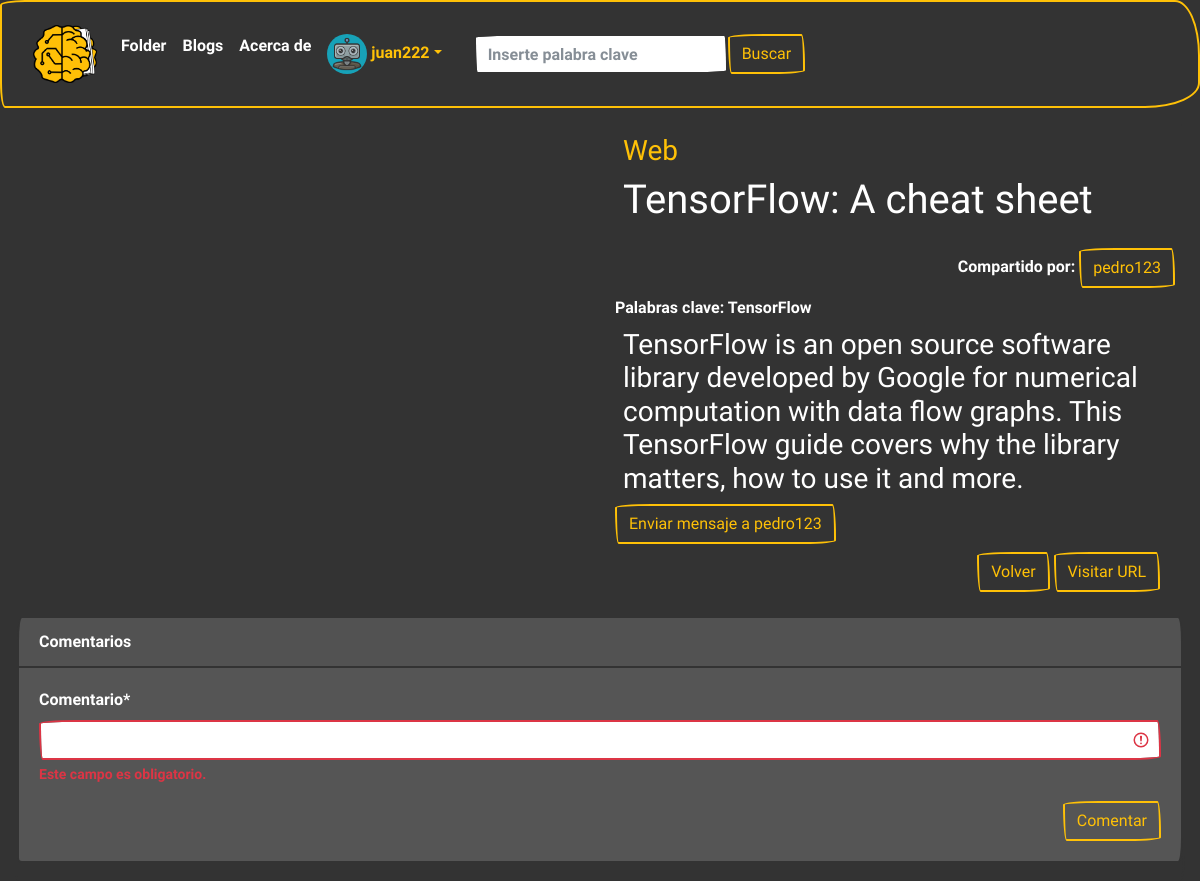
The page /detail_fav/4/ (signed in) on the database its author committed.
### accounts/models.py (models this page shows, shortened)
class Profile(models.Model):
    user = models.OneToOneField(
        User, on_delete=models.CASCADE, related_name='profile')
    image = models.ImageField(
        upload_to='users', default='users/robot_avatar.png', null=True, blank=True)
    location = models.CharField(max_length=100, null=True, blank=True)
    bio = models.TextField(max_length=300, null=True, blank=True)
    interests = models.ManyToManyField(
        Interest, verbose_name='Intereses')
    class Meta:
        verbose_name = 'Perfil'
        verbose_name_plural = 'Perfiles'
        ordering = ['-id']

### folder/models.py (models this page shows)
class Fav(models.Model):
    nombre = models.CharField(max_length=100)
    tipo = models.CharField(
        max_length=20,
        choices=OPCIONES_TIPOS,
        default='Aplicacion'
    )
    descripcion = models.TextField(max_length=1000, default="")
    claves = models.CharField(max_length=100)
    url = models.URLField(max_length=250)
    user = models.ForeignKey(User, on_delete=models.CASCADE)
    imagen = models.URLField(max_length=250, default="")
    def __str__(self):
        return f'{self.nombre}'

### folder/views.py (the view, shortened to what this page needs)
# urls.py: path('detail_fav/<int:fav_id>/', views.detail_fav, name='detail_fav'),
def detail_fav(request, fav_id):
    if request.method == 'GET':
        try:
            fav = get_object_or_404(Fav, id=fav_id)  # ok
            print(fav)
            commentform = CommentForm(request.GET, instance=fav)
            comments_fav = Comments.objects.filter(fav_id=fav_id)
            print(comments_fav)
            return render(request, 'detail_fav.html', {'fav': fav, 'form': commentform, 'comentarios': comments_fav})
        except:
            return render(request, 'detail_fav.html', {'fav': fav, 'form': commentform, 'comments': comments_fav, 'error': 'Error actualizando la tarea'})

### folder/forms.py
class CommentForm(ModelForm):
    class Meta:
        model = Comments
        fields = ['comentario']

### templates/detail_fav.html (shortened to what this page needs)
{% extends "base.html" %}
{% load crispy_forms_tags %}
{% load static %}
{% block contenido %}
<div class="container-fluid">
    <div class="card bg-primary text-white">
        <div class="row bg-primary text-white">
            <div class="col-md-6 text-center d-flex d-flex align-items-center">
            </div>
            <div class="col-md-6 info">
                <div class="row title">
                    <div class="col m-2">
                        <h3 class="text-warning">{{fav.tipo}}</h3>
                        <h1>{{fav.nombre}}</h1>
                    </div>
                </div>
                <p class="text-right m-2">Compartido por: <a class="btn btn-outline-warning"
                        href="/user_profile/{{fav.user}}">
                        {{fav.user}}</a></p>
                <p class="mb-2">Palabras clave: {{fav.claves}}</p>
                <p class="h3 m-2"> {{fav.descripcion}}</p>
                {% if user.is_authenticated %}
                <a class="btn btn-outline-warning" href="/mensajes/ms/{{fav.user}}">Enviar mensaje a {{fav.user}}</a>
                {% else %}
                <div class="alert alert-danger">
                    <strong>Debes inicir sesion para poder enviarle mensajes al colaborador</strong> <a
                        class='btn btn-outline-primary m-2' href="{%url 'user_login'%}">Iniciar sesion</a>
                </div>
                {%endif%}
            </div>
        </div>
        <div class="row lower bg-primary text-white m-2">
            <div class="col text-right align-self-center">
                <a class='btn btn-outline-warning' href="{%url 'explore' %}">Volver</a>
                <a class='btn btn-outline-warning' target="_blank" href="{{fav.url}}">Visitar URL</a>
            </div>
        </div>
        <div class="card bg-dark text-white mb-3">
            <div class="card-header">Comentarios</div>
            <div class="card-body">
                {% if user.is_authenticated %}
                <form method="POST">
                    {{ form|crispy }}
                    <span class="d-flex justify-content-end">
                        <button class="btn btn-outline-warning ">
                            Comentar
                        </button>
                    </span>
                </form>
                {% else %}
                <div class="alert alert-danger">
                    <strong>Debes inicir sesion para poder realizar comentarios</strong> <a
                        class='btn btn-outline-primary m-2' href="{%url 'user_login'%}">Iniciar sesion</a>
                </div>
                {% endif %}
            </div>
        </div>
    </div>
</div>
</div>
{% endblock contenido %}

### templates/base.html (shortened to what this page needs)
<!DOCTYPE html>
<html lang="es">
<head>
    {% load static %}
    <link rel="stylesheet" href="https://cdn.jsdelivr.net/npm/bootswatch@4.5.2/dist/sketchy/bootstrap.min.css"
>
</head>
<body>
    <header>
        <nav class="navbar navbar-expand-lg navbar-dark bg-primary border-warning">
            <div class="container-fluid">
                <a class="navbar-brand" href="{%url 'explore'%}"><img style="width:4rem;margin:0px"
                        src="{%static 'img/aifolder.png'%}" alt="" srcset=""></a>
                <div class="collapse navbar-collapse" id="navbarColor01">
                    <ul class="navbar-nav me-auto">
                        <li class="nav-item">
                            <a class="nav-link" href="{%url 'explore'%}">Folder</a>
                        </li>
                        <li class="nav-item">
                            <a class="nav-link" href="{%url 'blog'%}">Blogs</a>
                        </li>
                        <li class="nav-item">
                            <a class="nav-link" href="{%url 'about'%}">Acerca de</a>
                        </li>
                        {% if user.is_authenticated %}
                        <li class="nav-item dropdown">
                            <a class="nav-link dropdown-toggle text-warning" data-bs-toggle="dropdown" href="#"
                                role="button" aria-haspopup="true" aria-expanded="false">
                                {% if user.profile.image %}
                                <img style="width:40px" class="bg-info rounded-circle" src="{{user.profile.image.url}}"
                                    alt="" srcset="">
                                {% endif %}
                                {{user}}</a>
                        </li>
                        {% endif %}
                    </ul>
                    <form class="d-flex" action="{% url 'search' %}" method="GET">
                        <div class="form">
                            <div class="d-flex m-4">
                                <input type="text" class="form-control" id="claves" name="claves"
                                    placeholder="Inserte palabra clave" required><button
                                    class="btn btn-outline-warning text-secoundary my-2 my-sm-0" type="submit"
                                    class="btn btn-primary">Buscar</button>
                            </div>
                        </div>
                    </form>
                </div>
            </div>
        </nav>
    </header>
    <main>
        <div style="margin-top: 1rem">
            {% block contenido %}
            {% endblock contenido %}
    </main>
</body>
</html>

### templates/base.html (style rules this page uses)
body { margin: 0px; border: 0px; padding: 0px; background: #333333; }

### rows shown on the page
Fav: tipo "Web", nombre "TensorFlow: A cheat sheet", user "pedro123", claves "TensorFlow", descripcion "TensorFlow is an open source software library developed by Google for numerical computation with data flow graphs. This TensorFlow guide covers why the library matters, how to use it and more."

### other values the page prints
{{ user }} "juan222"
